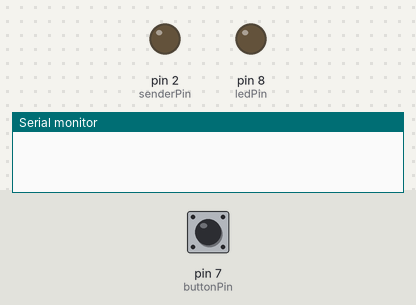
Bench run of a sketch on a simulated Arduino Uno, built with avr-gcc and run on an emulated ATmega328P. On the bench: output pins drawn as LEDs (lit = HIGH), the last lines printed to the serial monitor. The test bench sets the inputs (shaded band); at power-on: pin 7 (buttonPin) LOW.

Above: at 1.2 s.
1.3 s: pin 7 (buttonPin) pulled HIGH for 0.15 s
At 1.38 s:
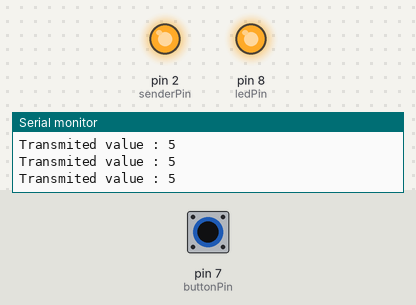
2.9 s: pin 7 (buttonPin) pulled HIGH for 3.2 s
At 6.5 s:
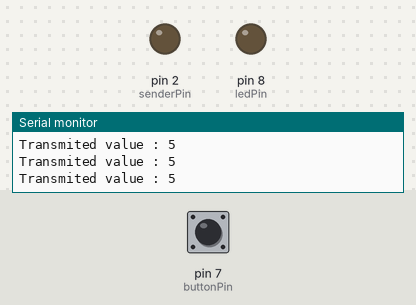
7.6 s: pin 7 (buttonPin) driven HIGH
At 8.7 s:
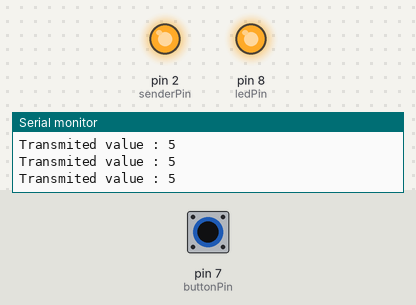
10.6 s: pin 7 (buttonPin) driven LOW
At 11.7 s:
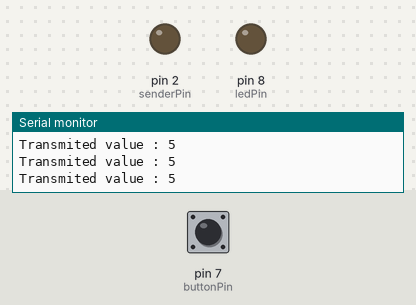
Timing chart, 0 to 13.1 s (numbered marks = the images above; inputs shaded):
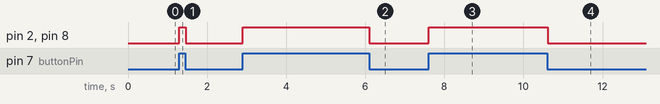

Measured:
- after the input at 1.3 s, pin 2 (senderPin), pin 8 (ledPin): LOW → HIGH at once, → LOW 0.16 s later
- after the input at 2.9 s, pin 2 (senderPin), pin 8 (ledPin): LOW → HIGH at once, → LOW 3.2 s later
- after the input at 7.6 s, pin 2 (senderPin), pin 8 (ledPin): LOW → HIGH at once
- after the input at 10.6 s, pin 2 (senderPin), pin 8 (ledPin): HIGH → LOW at once

The sketch:

sender.ino
```cpp
//SENDER unit
int buttonPin = 7,state = 0, ledPin = 8,senderPin = 2,transmited_value;

void setup() {
  	Serial.begin(9600);
	pinMode(buttonPin,INPUT);
  	pinMode(ledPin,OUTPUT);
  	pinMode(senderPin,OUTPUT);

}

void loop() {
	state = digitalRead(buttonPin);
  	if(state)
    {
      transmited_value = 5;
      digitalWrite(ledPin,HIGH);
  	  digitalWrite(senderPin,transmited_value);
      Serial.print("Transmited value : ");
      Serial.println(transmited_value);
    }
	else
    {
    	transmited_value = 0;
        digitalWrite(ledPin,LOW);
        digitalWrite(senderPin,transmited_value);
    }
}
```
